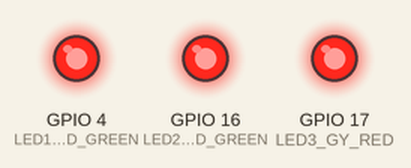
This program was run on a simulated ESP32. On the bench: output pins drawn as LEDs (lit = HIGH).

Above: at 0.1 s.
At 10.05 s:
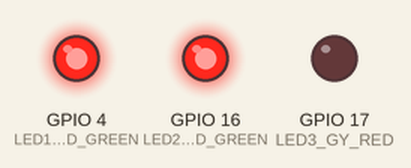
At 15.2 s:
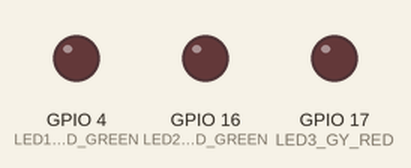
Timing chart, 0 to 16.7 s (numbered marks = the images above):
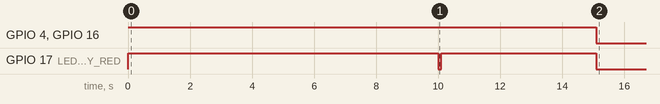

Measured:
- by itself, GPIO 4 (LED1_RED_GREEN), GPIO 16 (LED2_RED_GREEN): HIGH → LOW at 15.1 s
- by itself, GPIO 17 (LED3_GY_RED): HIGH → LOW at 10.0 s, → HIGH 0.10 s later, → LOW 5.0 s later

The program:

main.cpp
```cpp
#include <Arduino.h>

#define LED1_RED_GREEN  4  // First LED (Red/Green)
#define LED2_RED_GREEN  16  // Second LED (Red/Green)
#define LED3_GY_RED     17  // Third LED (Green/Yellow/Red)

// Enum to represent LED states
enum LedState {
  GREEN_STATE,
  YELLOW_STATE,
  RED_STATE
};

LedState currentState = GREEN_STATE;  // Initial state is Green

void setup() {
  pinMode(LED1_RED_GREEN, OUTPUT);
  pinMode(LED2_RED_GREEN, OUTPUT);
  pinMode(LED3_GY_RED, OUTPUT);

  // Initial state: LED3 Green, LED1 and LED2 Red
  setLedState(currentState);
}

void loop() {
  switch (currentState) {
    case GREEN_STATE:
      delay(10000);  // Wait for 10 seconds
      currentState = YELLOW_STATE;  // Transition to Yellow
      setLedState(currentState);
      break;

    case YELLOW_STATE:
      delay(5000);  // Wait for 5 seconds
      currentState = RED_STATE;  // Transition to Red
      setLedState(currentState);
      break;

    case RED_STATE:
      // LEDs stay in their final red state, no further actions needed
      break;
  }
}

void setLedState(LedState state) {
  switch (state) {
    case GREEN_STATE:
      digitalWrite(LED1_RED_GREEN, HIGH);  // LED1 Red ON
      digitalWrite(LED2_RED_GREEN, HIGH);  // LED2 Red ON
      digitalWrite(LED3_GY_RED, HIGH);    // LED3 Green ON
      break;

    case YELLOW_STATE:
      digitalWrite(LED1_RED_GREEN, HIGH);  // LED1 Red ON
      digitalWrite(LED2_RED_GREEN, HIGH);  // LED2 Red ON
      digitalWrite(LED3_GY_RED, LOW);     // LED3 Green OFF
      delay(100);                         // Small delay to avoid flicker
      digitalWrite(LED3_GY_RED, HIGH);    // LED3 Yellow ON
      break;

    case RED_STATE:
      digitalWrite(LED1_RED_GREEN, LOW);   // LED1 Green ON
      digitalWrite(LED2_RED_GREEN, LOW);   // LED2 Green ON
      digitalWrite(LED3_GY_RED, LOW);     // LED3 Red ON
      break;
  }
}
```
